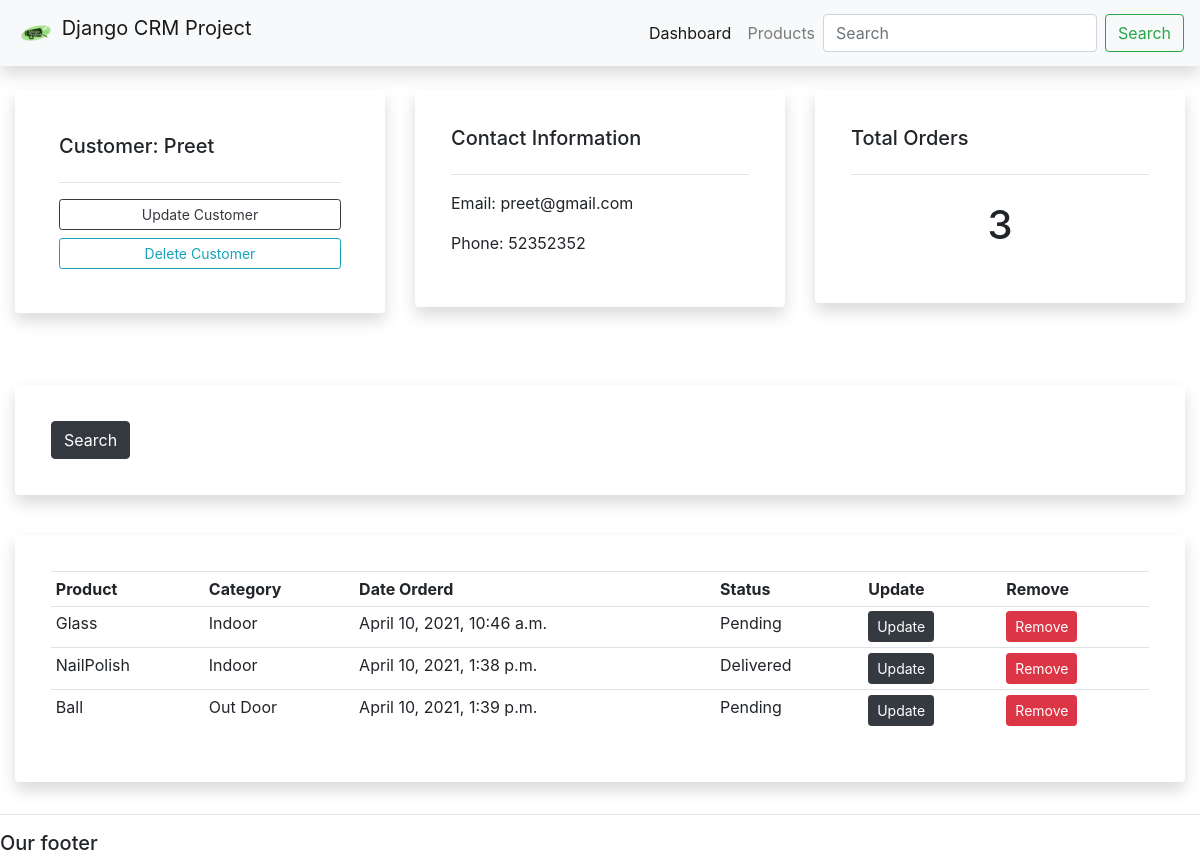
The app's page /customer/2/ with its own data.
### account/models.py (models this page shows, shortened)
class Customer(models.Model):
	name = models.CharField(max_length=200, null=True)
	phone = models.CharField(max_length=200, null=True)
	email = models.CharField(max_length=200, null=True)
	date_created = models.DateTimeField(auto_now_add=True, null=True)

class Order(models.Model):
	STATUS = (
			('Pending', 'Pending'),
			('Out for delivery', 'Out for delivery'),
			('Delivered', 'Delivered'),
			)
	customer = models.ForeignKey(Customer, null=True, on_delete= models.SET_NULL)
	product = models.ForeignKey(Product, null=True, on_delete= models.SET_NULL)
	date_created = models.DateTimeField(auto_now_add=True, null=True)
	status = models.CharField(max_length=200, null=True, choices=STATUS)

class Product(models.Model):
	CATEGORY = (
			('Indoor', 'Indoor'),
			('Out Door', 'Out Door'),
			)
	name = models.CharField(max_length=200, null=True)
	price = models.FloatField(null=True)
	category = models.CharField(max_length=200, null=True, choices=CATEGORY)
	description = models.CharField(max_length=200, null=True, blank=True)
	date_created = models.DateTimeField(auto_now_add=True, null=True)
	tags = models.ManyToManyField(Tag)
	def __str__(self):
		return self.name

### account/views.py (the view)
# urls.py: path('customer/<str:pk_test>/', views.customer,name='customer'),
def customer(request,pk_test):
	customer = Customer.objects.get(id=pk_test)
	orders = customer.order_set.all()
	order_count = orders.count()
	context = {'customer':customer, 'orders':orders, 'order_count':order_count}
	return render(request, 'account/customer.html',context)

### account/templates/account/customer.html
{%  extends 'account/main.html' %}
{% block content %}
	<br>
<div class="row">
	<div class="col-md">
	  <div class="shadow p-4 mb-5 bg-white rounded">
		<div class="card card-body border-0">
			<h5>Customer: {{customer.name}}</h5>
			<hr>
			<a class="btn btn-outline-dark  btn-sm btn-block" href="">Update Customer</a>
			<a class="btn btn-outline-info  btn-sm btn-block" href="">Delete Customer</a>
		</div>
	  </div>
	</div>
	<div class="col-md">
	   <div class="shadow p-3 mb-5 bg-white rounded">
		<div class="card card-body border-0">
			<h5>Contact Information</h5>
			<hr>
			<p>Email: {{customer.email}}</p>
			<p>Phone: {{customer.phone}}</p>
		</div>
	   </div>
	</div>
	<div class="col-md">
	  <div class="shadow p-3 mb-5 bg-white rounded">
		<div class="card card-body border-0">
			<h5>Total Orders</h5>
			<hr>
			<h1 style="text-align: center;padding: 10px"> {{order_count}}</h1>
		</div>
	  </div>
	</div>
</div>
<br>
<div class="row">
	<div class="col">
		<div class="shadow p-3 mb-3 bg-white rounded">
		<div class="card card-body border-0">
			<form method="get">
		    <button class="btn btn-dark" type="submit">Search</button>
		  </form>
		</div>
		</div>
	</div>
</div>
<br>
<div class="row">
	<div class="col-md">
	  <div class="shadow p-3 mb-3 bg-white rounded">
		<div class="card card-body border-0">
			<table class="table table-sm">
				<tr>
					<th>Product</th>
					<th>Category</th>
					<th>Date Orderd</th>
					<th>Status</th>
					<th>Update</th>
					<th>Remove</th>
				</tr>
				{% for order in orders %}
					<tr>
						<td>{{order.product}}</td>
						<td>{{order.product.category}}</td>
						<td>{{order.date_created}}</td>
						<td>{{order.status}}</td>
						<td><a class="btn btn-sm btn-dark" href="">Update</a></td>
					    <td><a class="btn btn-sm btn-danger" href="">Remove</a></td>
					</tr>
				{% endfor %}
			</table>
		</div>
	  </div>
	</div>
</div>
{% endblock %}

### account/templates/account/main.html (style rules this page uses)
body { background-color: #ffffff; }

### records on screen
Customer: name "Preet", email "preet@gmail.com", phone "52352352"
Order: product "Glass", product.category "Indoor", date_created "April 10, 2021, 10:46 a.m.", status "Pending"
Order: product "NailPolish", product.category "Indoor", date_created "April 10, 2021, 1:38 p.m.", status "Delivered"
Order: product "Ball", product.category "Out Door", date_created "April 10, 2021, 1:39 p.m.", status "Pending"

### other values on screen
{{ order_count }} "3"
